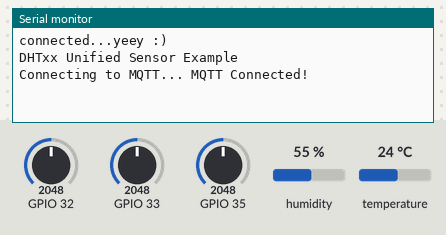
A sketch run on a simulated ESP32. Parts: the last lines printed to the serial monitor. Inputs (shaded band) come from the test bench; at power-on: humidity 55 %, GPIO 32 = 2048, GPIO 33 = 2048, GPIO 35 = 2048, temperature 24 °C. WiFi joins after 1.5 s; servers stay silent unless stated; no MQTT or app messages arrive unless stated.

Above: at 2.7 s.
2.8 s: humidity set to 22 %
At 6.9 s:
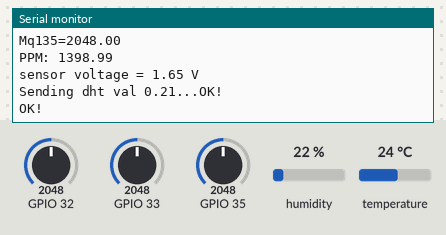
15.6 s: GPIO 32 set to 2866
At 19.4 s:
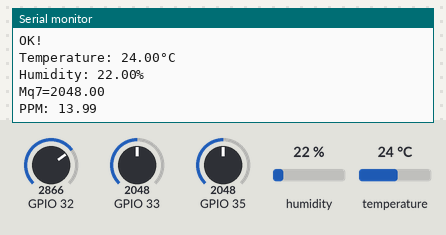
28.4 s: GPIO 33 set to 2866
At 36.4 s:
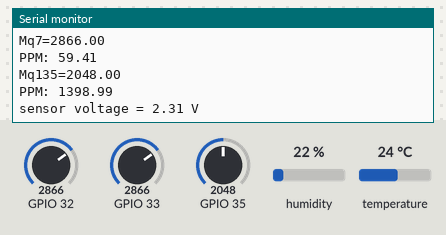
41.2 s: GPIO 35 set to 2866
At 43.1 s:
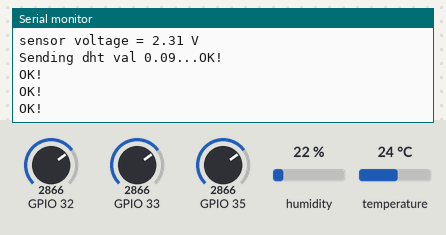
54.0 s: temperature set to 12 °C
At 56.9 s:
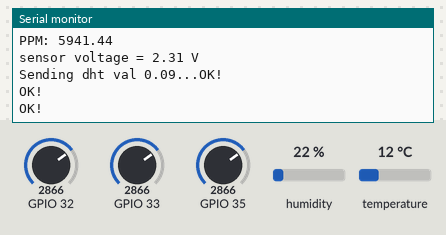
Timing chart, 0 to 58.4 s (numbered marks = the images above; inputs shaded):
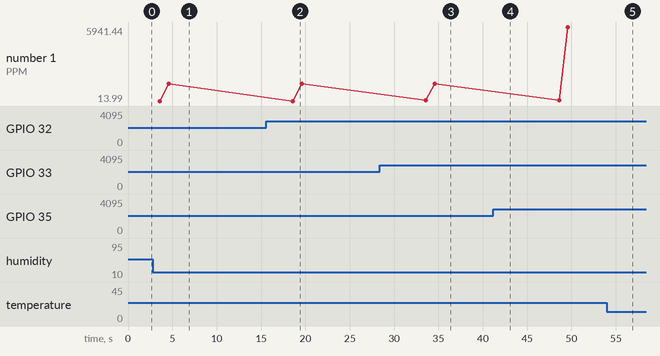

Measured:
- after the input at 2.8 s, the serial monitor: prints a new line after 0.78 s (image 1)
- after the input at 28.4 s, the serial monitor: prints a new line after 5.2 s (image 3)
- plotted number 1: 1398.99 → 5941.44 after the input at 41.2 s

The sketch:

Main_Code.ino
```cpp
/*****
 * DHT22 ON PIN 4
 * MQ6   ON PIN 32
 * MQ7   ON PIN 33
 * MQ135 ON PIN 35
 */

//mq7
float RS_gas = 0;
float ratio = 0;
float Value1 = 0;
float volt = 0;
float R0 = 7200.0;
//mq135
float RS_gas1 = 0;
float ratio1 = 0;
float Value135 = 0;
float volt1 = 0;
float RO = 7200.0;

// mq6
  float Voltage6;
  float Value6;


#include <WiFi.h>
#include <ESPAsyncWebServer.h>
#include <ESPAsyncWiFiManager.h>
#include <Adafruit_Sensor.h>
#include <DHT.h>
#include <DHT_U.h>
#include "Adafruit_MQTT.h"
#include "Adafruit_MQTT_Client.h"

/************************* WiFi Access Point *********************************/

#define WLAN_SSID       "Asus"
#define WLAN_PASS       "password"

/************************* Adafruit.io Setup *********************************/

#define AIO_SERVER      "io.adafruit.com"
#define AIO_SERVERPORT  1883                   // use 8883 for SSL
#define AIO_USERNAME    "parth1299"
#define AIO_KEY         "46b6e2eca8364e17a364a1b29ac4bd08"

/************ Global State (you don't need to change this!) ******************/

// Create an ESP8266 WiFiClient class to connect to the MQTT server.
WiFiClient client;
// or... use WiFiFlientSecure for SSL
//WiFiClientSecure client;

// Setup the MQTT client class by passing in the WiFi client and MQTT server and login details.
Adafruit_MQTT_Client mqtt(&client, AIO_SERVER, AIO_SERVERPORT, AIO_USERNAME, AIO_KEY);

/****************************** Feeds ***************************************/

// Setup a feed called 'photocell' for publishing.
// Notice MQTT paths for AIO follow the form: <username>/feeds/<feedname>
Adafruit_MQTT_Publish sen1 = Adafruit_MQTT_Publish(&mqtt, AIO_USERNAME "/feeds/temp");
Adafruit_MQTT_Publish sen2 = Adafruit_MQTT_Publish(&mqtt, AIO_USERNAME "/feeds/hum");
Adafruit_MQTT_Publish sen3 = Adafruit_MQTT_Publish(&mqtt, AIO_USERNAME "/feeds/mq6");
Adafruit_MQTT_Publish sen4 = Adafruit_MQTT_Publish(&mqtt, AIO_USERNAME "/feeds/mq7");
Adafruit_MQTT_Publish sen5 = Adafruit_MQTT_Publish(&mqtt, AIO_USERNAME "/feeds/mq135");

// Setup a feed called 'onoff' for subscribing to changes.
//Adafruit_MQTT_Subscribe onoffbutton = Adafruit_MQTT_Subscribe(&mqtt, AIO_USERNAME "/feeds/onoff");

/*************************** Sketch Code ************************************/

// Bug workaround for Arduino 1.6.6, it seems to need a function declaration
// for some reason (only affects ESP8266, likely an arduino-builder bug).
void MQTT_connect();

#define DHTPIN 4   // Digital pin connected to the DHT sensor
// Feather HUZZAH ESP8266 note: use pins 3, 4, 5, 12, 13 or 14 --
// Pin 15 can work but DHT must be disconnected during program upload.

// Uncomment the type of sensor in use:
//#define DHTTYPE    DHT11     // DHT 11
#define DHTTYPE    DHT22     // DHT 22 (AM2302)
//#define DHTTYPE    DHT21     // DHT 21 (AM2301)

// See guide for details on sensor wiring and usage:
//   https://learn.adafruit.com/dht/overview

DHT_Unified dht(DHTPIN, DHTTYPE);

uint32_t delayMS;


AsyncWebServer server(80);
DNSServer dns;


void setup() {
  Serial.begin(9600);
  delay(10);

 //WiFiManager
    //Local intialization. Once its business is done, there is no need to keep it around
    AsyncWiFiManager wifiManager(&server,&dns);
    //reset saved settings
    //wifiManager.resetSettings();
    //set custom ip for portal
    //wifiManager.setAPConfig(IPAddress(10,0,1,1), IPAddress(10,0,1,1), IPAddress(255,255,255,0));
    //fetches ssid and pass from eeprom and tries to connect
    //if it does not connect it starts an access point with the specified name
    //here  "AutoConnectAP"
    //and goes into a blocking loop awaiting configuration
    wifiManager.autoConnect("Air Purifier");
    //or use this for auto generated name ESP + ChipID
    //wifiManager.autoConnect();
    //if you get here you have connected to the WiFi
    Serial.println("connected...yeey :)");


  // Setup MQTT subscription for onoff feed.
  //mqtt.subscribe(&onoffbutton);

   dht.begin();
  Serial.println(F("DHTxx Unified Sensor Example"));
  // Print temperature sensor details.
  sensor_t sensor;
  dht.temperature().getSensor(&sensor);
 /* Serial.println(F("------------------------------------"));
  Serial.println(F("Temperature Sensor"));
  Serial.print  (F("Sensor Type: ")); Serial.println(sensor.name);
  Serial.print  (F("Driver Ver:  ")); Serial.println(sensor.version);
  Serial.print  (F("Unique ID:   ")); Serial.println(sensor.sensor_id);
  Serial.print  (F("Max Value:   ")); Serial.print(sensor.max_value); Serial.println(F("°C"));
  Serial.print  (F("Min Value:   ")); Serial.print(sensor.min_value); Serial.println(F("°C"));
  Serial.print  (F("Resolution:  ")); Serial.print(sensor.resolution); Serial.println(F("°C"));
  Serial.println(F("------------------------------------"));
  // Print humidity sensor details.*/
  dht.humidity().getSensor(&sensor);
 /* Serial.println(F("Humidity Sensor"));
  Serial.print  (F("Sensor Type: ")); Serial.println(sensor.name);
  Serial.print  (F("Driver Ver:  ")); Serial.println(sensor.version);
  Serial.print  (F("Unique ID:   ")); Serial.println(sensor.sensor_id);
  Serial.print  (F("Max Value:   ")); Serial.print(sensor.max_value); Serial.println(F("%"));
  Serial.print  (F("Min Value:   ")); Serial.print(sensor.min_value); Serial.println(F("%"));
  Serial.print  (F("Resolution:  ")); Serial.print(sensor.resolution); Serial.println(F("%"));
  Serial.println(F("------------------------------------"));
  // Set delay between sensor readings based on sensor details.*/
  delayMS = sensor.min_delay / 1000;

}

uint32_t x=0;
float temp,hum;

void loop() {
  // Ensure the connection to the MQTT server is alive (this will make the first
  // connection and automatically reconnect when disconnected).  See the MQTT_connect
  // function definition further below.
  MQTT_connect();

  // this is our 'wait for incoming subscription packets' busy subloop
  // try to spend your time here

 /* Adafruit_MQTT_Subscribe *subscription;
  while ((subscription = mqtt.readSubscription(5000))) {
    if (subscription == &onoffbutton) {
      Serial.print(F("Got: "));
      Serial.println((char *)onoffbutton.lastread);
      int k=atoi((char *)onoffbutton.lastread);
      if(k==1)
      digitalWrite(2,HIGH);
      else
      digitalWrite(2,LOW);
    }
  }
*/
  // Now we can publish stuff!
//dht
delay(delayMS);
  // Get temperature event and print its value.
  sensors_event_t event;
  dht.temperature().getEvent(&event);

  temp=event.temperature;

  if (isnan(temp)) {
    Serial.println(F("Error reading temperature!"));
  }
  else {
    Serial.print(F("Temperature: "));
    Serial.print(temp);
    Serial.println(F("°C"));
  }
  // Get humidity event and print its value.
  dht.humidity().getEvent(&event);
  hum=event.relative_humidity;
  if (isnan(hum)) {
    Serial.println(F("Error reading humidity!"));
  }
  else {
    Serial.print(F("Humidity: "));
    Serial.print(hum);
    Serial.println(F("%"));
  }

 Value1 = analogRead(33);
   Serial.print("Mq7=");
   Serial.println(Value1);
   volt = Value1/4095*3.3;
   RS_gas = (3.3-volt)/volt;
   ratio = RS_gas/R0; //Replace R0 with the value found using the sketch above
   float x = 1538.46 * ratio;
   float ppm = pow(x,-1.709);
   Serial.print("PPM: ");
   Serial.println(ppm);
   delay(1000);

   Value135 = analogRead(35);
     Serial.print("Mq135=");
   Serial.println(Value135);
   volt1 = Value135/4095*3.3;
   RS_gas1 = (3.3-volt1)/volt1;
   ratio1 = RS_gas1/RO; //Replace R0 with the value found using the sketch above
   float x1 = 1538.46 * ratio1;
   float ppm1 = pow(x1,-1.709);
   ppm1=ppm1*100;
   Serial.print("PPM: ");
   Serial.println(ppm1);
   delay(1000);
    float Voltage6;
  float Value6;

  Value6 = analogRead(32);


  Voltage6 = Value6/4095*3.3;

  Serial.print("sensor voltage = ");
  Serial.print(Voltage6);
  Serial.println(" V");
  delay(1000);


  Serial.print(F("\nSending dht val "));
  Serial.print(x);
  Serial.print("...");
  if (! sen1.publish(temp++)) {
    Serial.println(F("Failed"));
  } else {
    Serial.println(F("OK!"));
  }
  if (! sen2.publish(hum++)) {
    Serial.println(F("Failed"));
  } else {
    Serial.println(F("OK!"));
  }

 delay(4000);


if(Voltage6>1)
if (! sen3.publish("Flammable Gas Detected")) {
    Serial.println(F("Failed"));
  } else {
    Serial.println(F("OK!"));
  }
  else
  if (! sen3.publish("No Flammable Gas")) {
    Serial.println(F("Failed"));
  } else {
    Serial.println(F("OK!"));
  }

 delay(2000);


  if (! sen4.publish(ppm++)) {
    Serial.println(F("Failed"));
  } else {
    Serial.println(F("OK!"));
  }

delay(2000);


 if (! sen5.publish(ppm1++)) {
    Serial.println(F("Failed"));
  } else {
    Serial.println(F("OK!"));
  }

   delay(2000);
  // ping the server to keep the mqtt connection alive
  // NOT required if you are publishing once every KEEPALIVE seconds
  /*
  if(! mqtt.ping()) {
    mqtt.disconnect();
  }
  */
}

// Function to connect and reconnect as necessary to the MQTT server.
// Should be called in the loop function and it will take care if connecting.
void MQTT_connect() {
  int8_t ret;

  // Stop if already connected.
  if (mqtt.connected()) {
    return;
  }

  Serial.print("Connecting to MQTT... ");

  uint8_t retries = 3;
  while ((ret = mqtt.connect()) != 0) { // connect will return 0 for connected
       Serial.println(mqtt.connectErrorString(ret));
       Serial.println("Retrying MQTT connection in 5 seconds...");
       mqtt.disconnect();
       delay(5000);  // wait 5 seconds
       retries--;
       if (retries == 0) {
         // basically die and wait for WDT to reset me
         while (1);
       }
  }
  Serial.println("MQTT Connected!");
}
```
